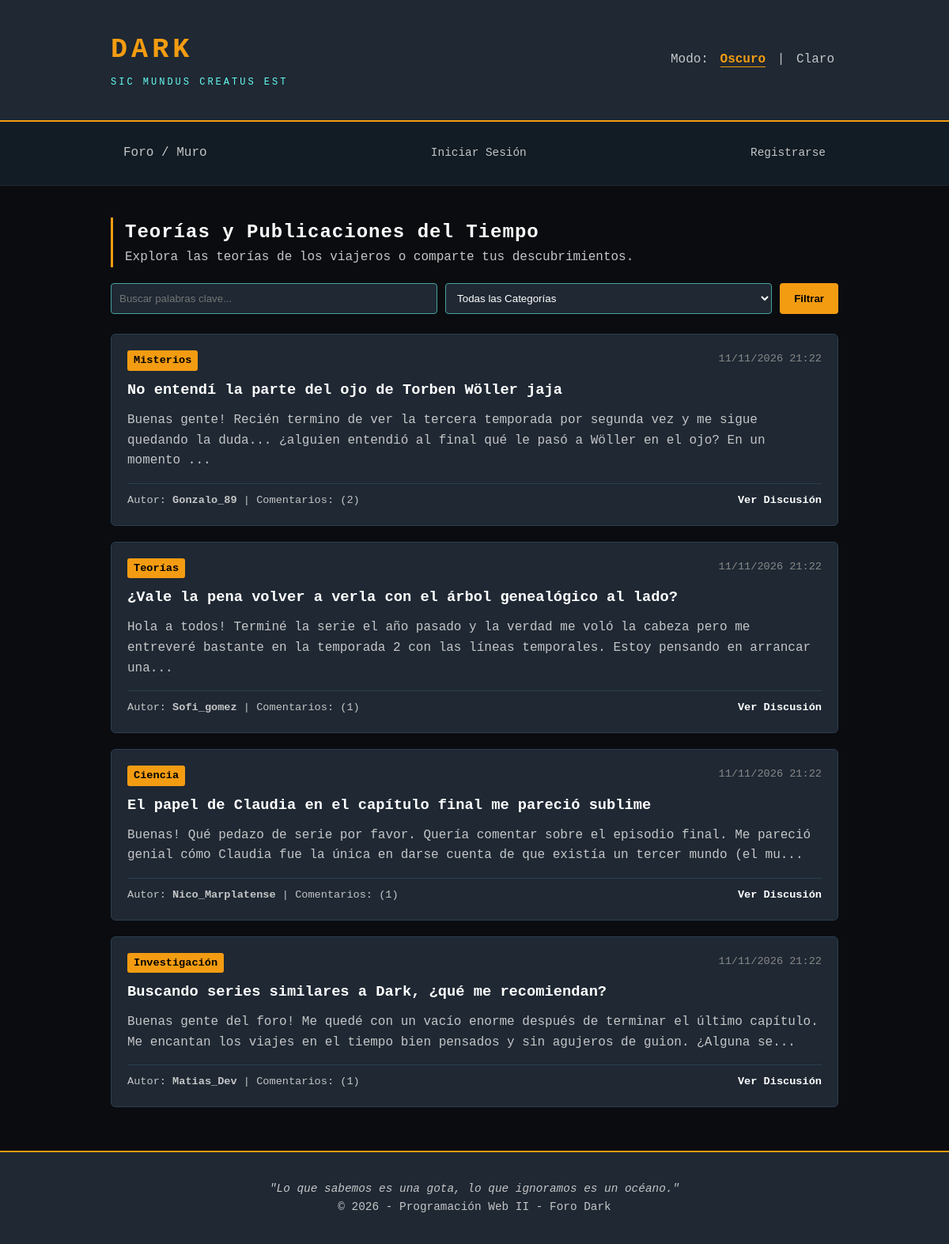
Before: / with the older database file.
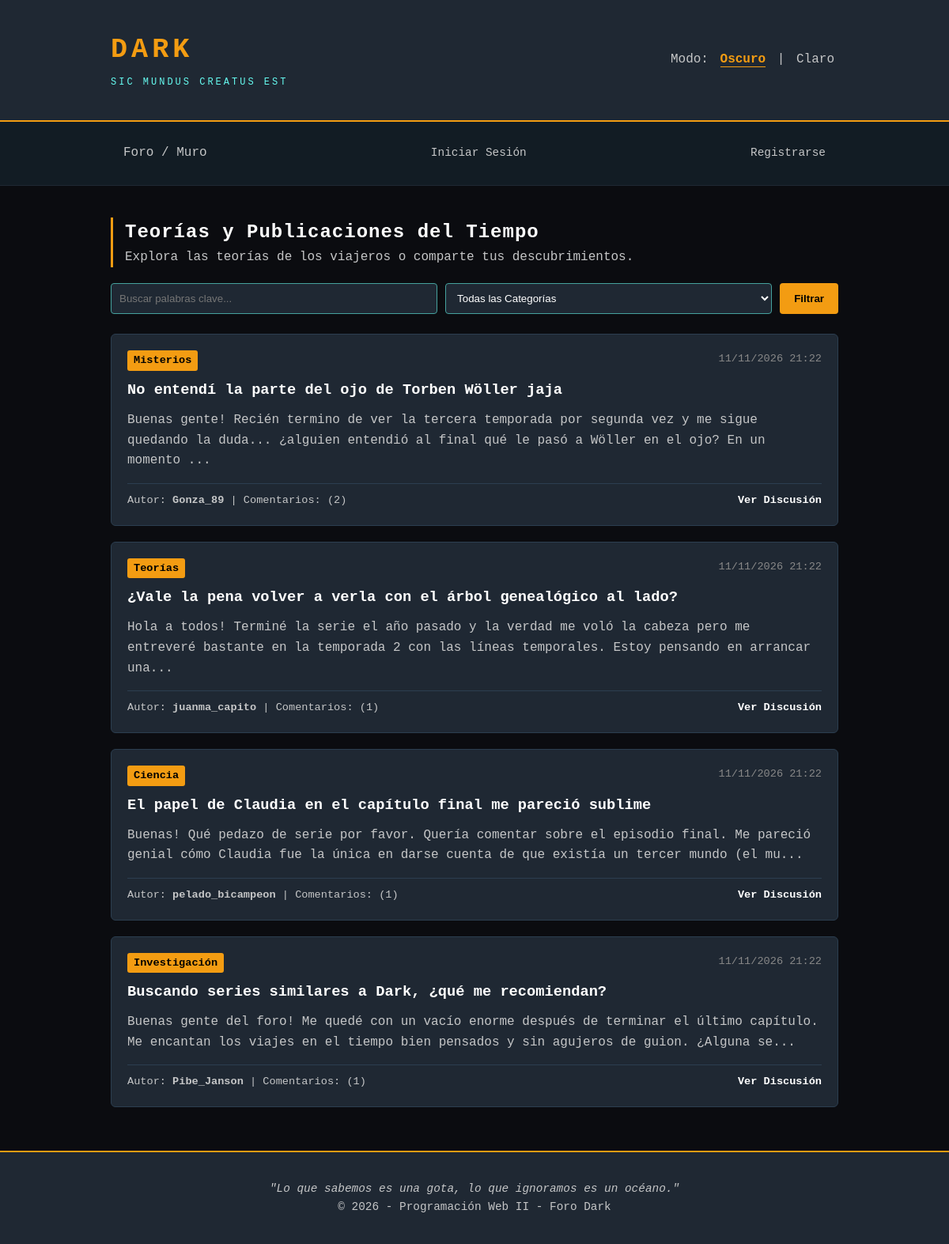
After: the same page with the newer database file.
### tables this page shows
CREATE TABLE `publicaciones` (
  `id` INT AUTO_INCREMENT PRIMARY KEY,
  `usuario_id` INT NOT NULL,
  `titulo` VARCHAR(200) NOT NULL,
  `categoria` VARCHAR(50) NOT NULL,
  `contenido` TEXT NOT NULL,
  `fecha_creacion` DATETIME DEFAULT CURRENT_TIMESTAMP,
  FOREIGN KEY (`usuario_id`) REFERENCES `usuarios`(`id`) ON DELETE CASCADE
);

CREATE TABLE `usuarios` (
  `id` INT AUTO_INCREMENT PRIMARY KEY,
  `nombre` VARCHAR(100) NOT NULL,
  `email` VARCHAR(150) NOT NULL UNIQUE,
  `password` VARCHAR(255) NOT NULL,
  `rol` ENUM('admin', 'user') DEFAULT 'user',
  `fecha_registro` DATETIME DEFAULT CURRENT_TIMESTAMP
);

### index.php (the view, shortened to what this page needs)
<?php
require_once 'includes/conexion.php';
require_once 'includes/nav.php';
$busqueda = trim($_GET['buscar'] ?? '');
$categoria_filtro = trim($_GET['categoria'] ?? '');
if (!empty($busqueda)) {
    $sql = "SELECT p.*, u.nombre as autor, (SELECT COUNT(*) FROM comentarios c WHERE c.publicacion_id = p.id) as cant_comentarios
            FROM publicaciones p
            JOIN usuarios u ON p.usuario_id = u.id
            WHERE p.titulo LIKE ? OR p.contenido LIKE ?
            ORDER BY p.fecha_creacion DESC";
    $stmt = mysqli_prepare($conexion, $sql);
    $term = "%" . $busqueda . "%";
    mysqli_stmt_bind_param($stmt, "ss", $term, $term);
    mysqli_stmt_execute($stmt);
    $resultado = mysqli_stmt_get_result($stmt);
} else {
    $sql = "SELECT p.*, u.nombre as autor, (SELECT COUNT(*) FROM comentarios c WHERE c.publicacion_id = p.id) as cant_comentarios
            FROM publicaciones p
            JOIN usuarios u ON p.usuario_id = u.id
            ORDER BY p.fecha_creacion DESC";
    $resultado = mysqli_query($conexion, $sql);
}
?>
<div class="muro-header">
    <h2>Teorías y Publicaciones del Tiempo</h2>
    <p>Explora las teorías de los viajeros o comparte tus descubrimientos.</p>
</div>
<form action="index.php" method="GET" class="form-filtro">
    <input type="text" name="buscar" placeholder="Buscar palabras clave..." value="<?php echo e($busqueda); ?>">
    <select name="categoria">
        <option value="">Todas las Categorías</option>
    </select>
    <button type="submit" class="btn">Filtrar</button>
</form>
<div class="foro-grid">
    <?php if (mysqli_num_rows($resultado) > 0): ?>
        <?php while ($pub = mysqli_fetch_assoc($resultado)): ?>
            <article class="post-card">
                <div class="post-meta">
                    <span class="badge-cat"><?php echo e($pub['categoria']); ?></span>
                    <span class="post-fecha"><?php echo date('d/m/Y H:i', strtotime($pub['fecha_creacion'])); ?></span>
                </div>
                <h3 class="post-titulo">
                    <a href="ver_post.php?id=<?php echo $pub['id']; ?>"><?php echo e($pub['titulo']); ?></a>
                </h3>
                <p class="post-contenido"><?php echo e(mb_strimwidth($pub['contenido'], 0, 180, "...")); ?></p>
                <div class="post-footer">
                    <span>Autor: <strong><?php echo e($pub['autor']); ?></strong> | Comentarios: (<?php echo $pub['cant_comentarios']; ?>)</span>
                    <div>
                        <a href="ver_post.php?id=<?php echo $pub['id']; ?>" class="btn-link">Ver Discusión</a>
                    </div>
                </div>
            </article>
        <?php endwhile; ?>
    <?php else: ?>
        <div class="tarjeta"><p>No se encontraron publicaciones en este ciclo.</p></div>
    <?php endif; ?>
</div>
<?php require_once 'includes/footer.php'; ?>

### includes/header.php (shortened to what this page needs)
<?php
$tema_actual = $_COOKIE['pref_tema'] ?? 'oscuro';
function e($str) {
    return htmlspecialchars($str ?? '', ENT_QUOTES, 'UTF-8');
}
?>
<!DOCTYPE html>
<html lang="es">
<head>
    <link rel="stylesheet" href="css/tema-<?php echo e($tema_actual); ?>.css?v=<?php echo time(); ?>">
</head>
<body>
<header class="header-main">
    <div class="container header-flex">
        <div class="logo-box">
            <h1 class="logo-title">DARK</h1>
            <span class="logo-sub">SIC MUNDUS CREATUS EST</span>
        </div>
        <div class="selector-tema">
            <span>Modo: </span>
            <a href="?cambiar_tema=oscuro" class="btn-tema <?php echo $tema_actual === 'oscuro' ? 'activo' : ''; ?>">Oscuro</a> |
            <a href="?cambiar_tema=claro" class="btn-tema <?php echo $tema_actual === 'claro' ? 'activo' : ''; ?>">Claro</a>
        </div>
    </div>
</header>

### includes/nav.php (shortened to what this page needs)
<?php require_once __DIR__ . '/header.php'; ?>
<nav class="nav-main">
    <div class="container">
        <ul>
            <li><a href="index.php">Foro / Muro</a></li>
            <?php if (isset($_SESSION['usuario_id'])): ?>
                <li><a href="crear_publicacion.php" class="btn-destacado">+ Nueva Teoría</a></li>
                <li><a href="perfil.php">Mi Perfil</a></li>
                <li class="nav-derecha">
                    Viajero: <strong><?php echo e($_SESSION['usuario_nombre']); ?></strong>
                    (<a href="logout.php" class="link-salir">Cerrar Sesión</a>)
                </li>
            <?php else: ?>
                <li class="nav-derecha"><a href="login.php">Iniciar Sesión</a></li>
                <li class="nav-derecha"><a href="registro.php">Registrarse</a></li>
            <?php endif; ?>
        </ul>
    </div>
</nav>
<main class="container contenido-principal">

### includes/footer.php
</main>
<footer class="footer-main">
    <div class="container">
        <p><em>"Lo que sabemos es una gota, lo que ignoramos es un océano."</em></p>
        <p>&copy; <?php echo date('Y'); ?> - Programación Web II - Foro Dark</p>
    </div>
</footer>
</body>
</html>

### css/tema-oscuro.css (style rules this page uses)
* { box-sizing: border-box; margin: 0; padding: 0; }
body { font-family: 'Courier New', Courier, monospace, sans-serif; background-color: #0b0c10; color: #c5c6c7; line-height: 1.6; }
.container { width: 90%; max-width: 950px; margin: 0 auto; padding: 15px; }
.header-main { background: #1f2833; padding: 20px 0; border-bottom: 2px solid #f39c12; }
.header-flex { display: flex; justify-content: space-between; align-items: center; }
.logo-title { font-size: 2.2rem; letter-spacing: 5px; color: #f39c12; margin: 0; }
.logo-sub { font-size: 0.75rem; letter-spacing: 3px; color: #66fcf1; }
.selector-tema .btn-tema { color: #c5c6c7; text-decoration: none; margin: 0 5px; }
.selector-tema .btn-tema.activo { color: #f39c12; font-weight: bold; border-bottom: 1px solid #f39c12; }
.nav-main { background: #121c24; border-bottom: 1px solid #1f2833; }
.nav-main ul { list-style: none; display: flex; flex-wrap: wrap; align-items: center; }
.nav-main li a { display: block; color: #c5c6c7; padding: 12px 16px; text-decoration: none; }
.nav-main li.nav-derecha { margin-left: auto; color: #888; font-size: 0.9rem; }
.contenido-principal { margin-top: 25px; min-height: 70vh; }
.muro-header { margin-bottom: 20px; border-left: 3px solid #f39c12; padding-left: 15px; }
.muro-header h2 { color: #fff; letter-spacing: 1px; }
.form-filtro { display: flex; gap: 10px; margin-bottom: 25px; flex-wrap: wrap; }
.form-filtro input[type="text"], .form-filtro select { padding: 10px; background: #1f2833; border: 1px solid #45a29e; color: #fff; border-radius: 4px; flex: 1; }
.foro-grid { display: flex; flex-direction: column; gap: 20px; }
.post-card { background: #1f2833; padding: 20px; border-radius: 6px; border: 1px solid #2c3e50; }
.post-card a { color: #fff; text-decoration: none; }
.post-meta { display: flex; justify-content: space-between; margin-bottom: 10px; font-size: 0.85rem; }
.badge-cat { background: #f39c12; color: #000; padding: 2px 8px; border-radius: 3px; font-weight: bold; }
.post-fecha { color: #888; }
.post-titulo { color: #fff; margin-bottom: 10px; }
.post-contenido { color: #c5c6c7; margin-bottom: 15px; }
.post-footer { display: flex; justify-content: space-between; align-items: center; border-top: 1px solid #2c3e50; padding-top: 10px; font-size: 0.85rem; }
.btn-link { color: #66fcf1; font-weight: bold; }
.btn { background: #f39c12; color: #000; padding: 10px 18px; border: none; border-radius: 4px; font-weight: bold; cursor: pointer; text-decoration: none; display: inline-block; }
.footer-main { background: #1f2833; text-align: center; padding: 20px 0; margin-top: 40px; border-top: 2px solid #f39c12; font-size: 0.9rem; }

Changed rows visible on the page:
changed publicaciones "No entendí la parte del ojo de Torben Wöller jaja": usuario.nombre "Gonzalo_89" → "Gonza_89"
changed publicaciones "¿Vale la pena volver a verla con el árbol genealógico al lado?": usuario.nombre "Sofi_gomez" → "juanma_capito"
changed publicaciones "El papel de Claudia en el capítulo final me pareció sublime": usuario.nombre "Nico_Marplatense" → "pelado_bicampeon"
changed publicaciones "Buscando series similares a Dark, ¿qué me recomiendan?": usuario.nombre "Matias_Dev" → "Pibe_Janson"
